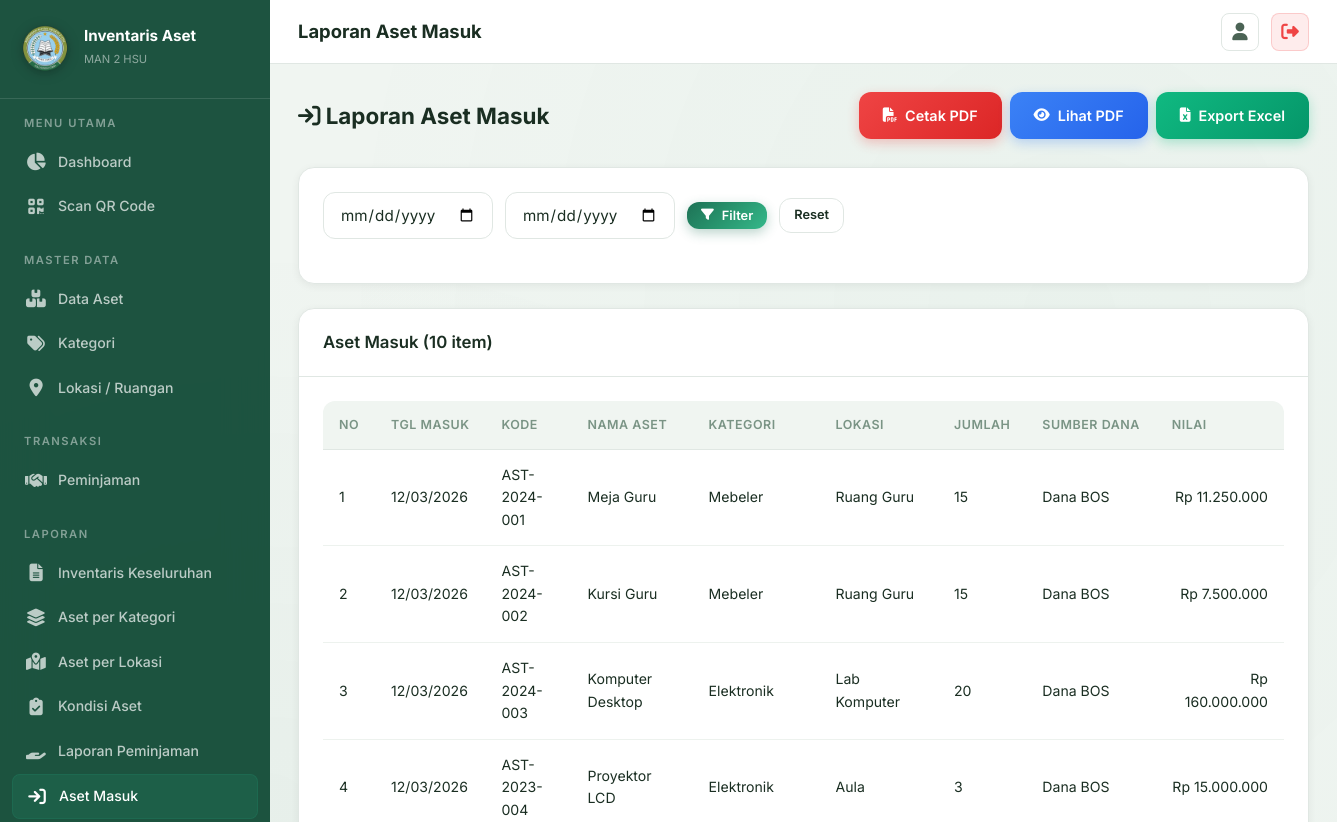
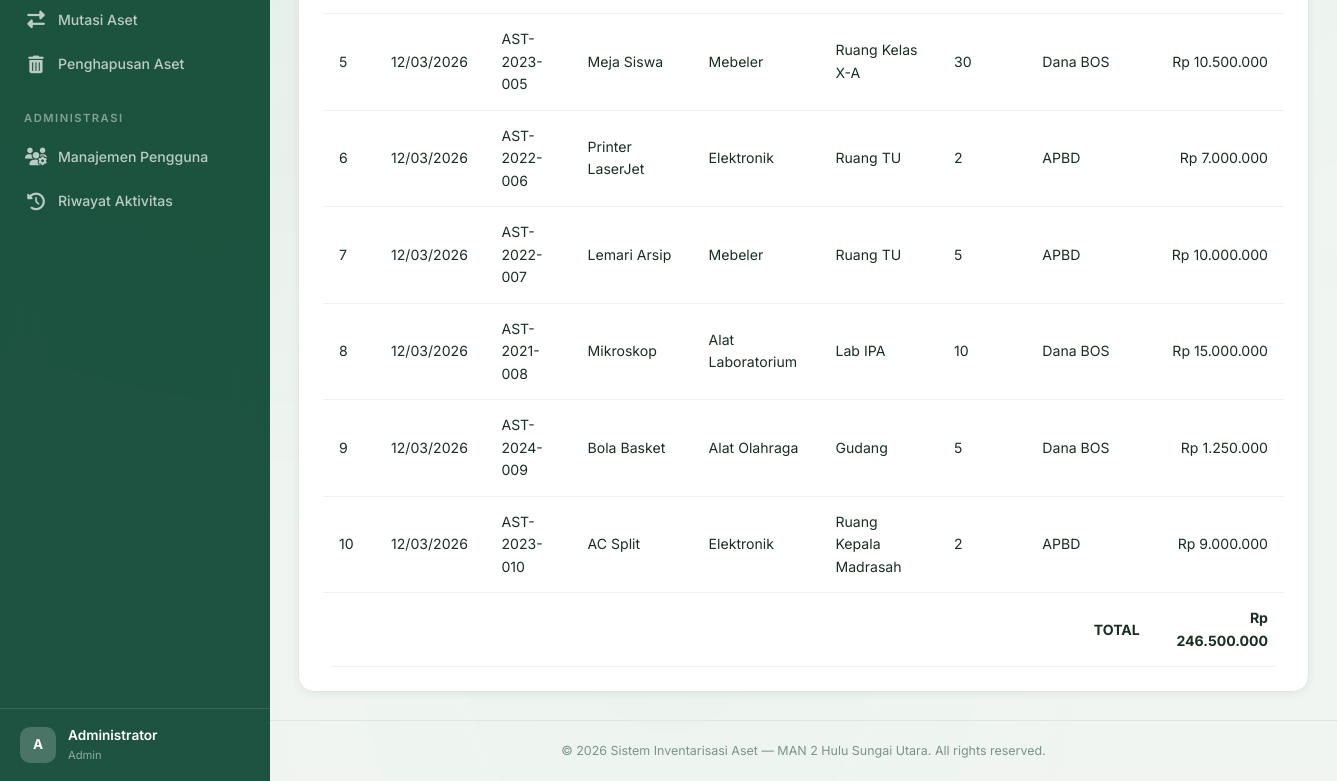
/pages/laporan/aset_masuk.php (signed in), run on an earlier commit of the app's database (2 pictures, top to bottom).
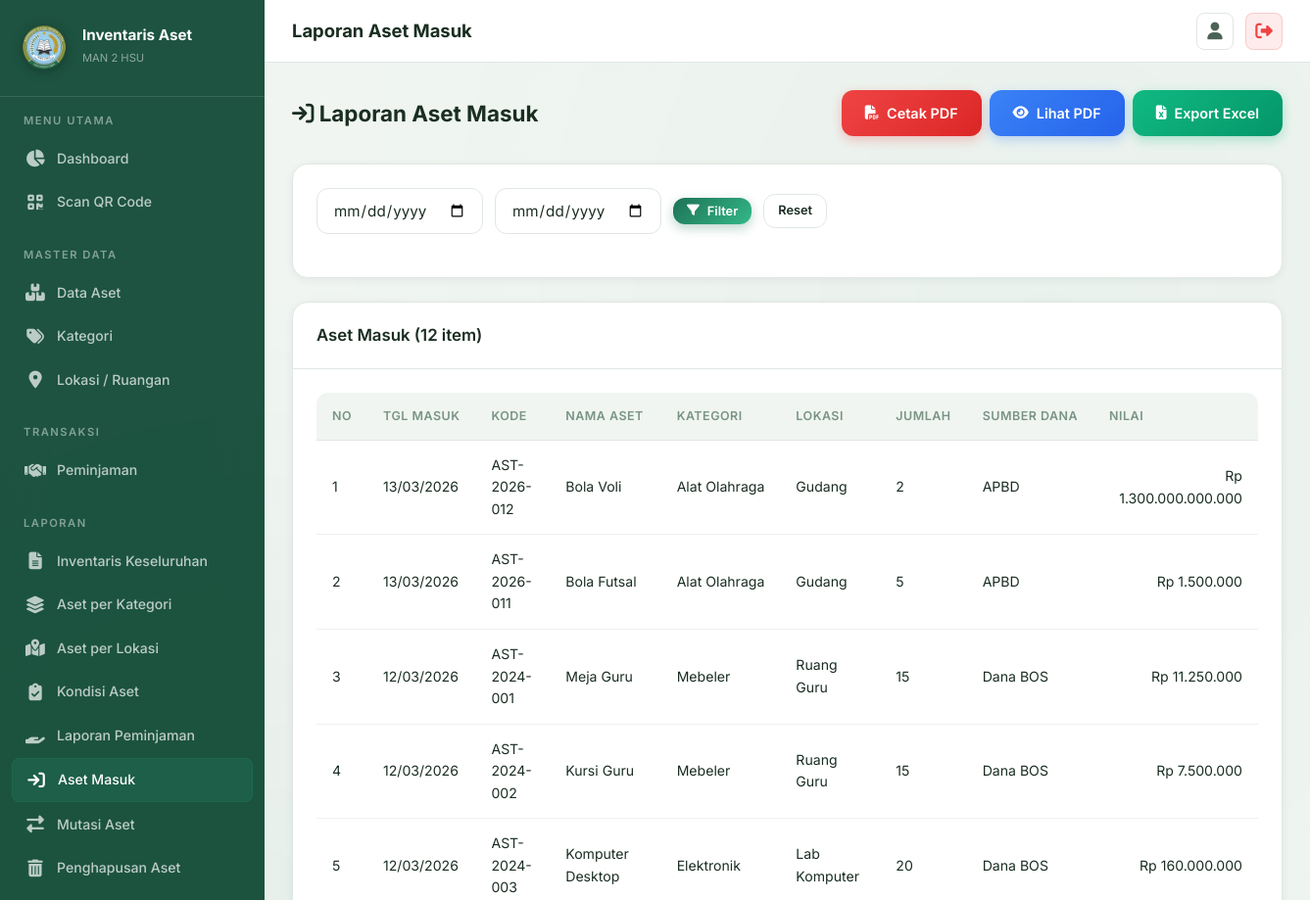
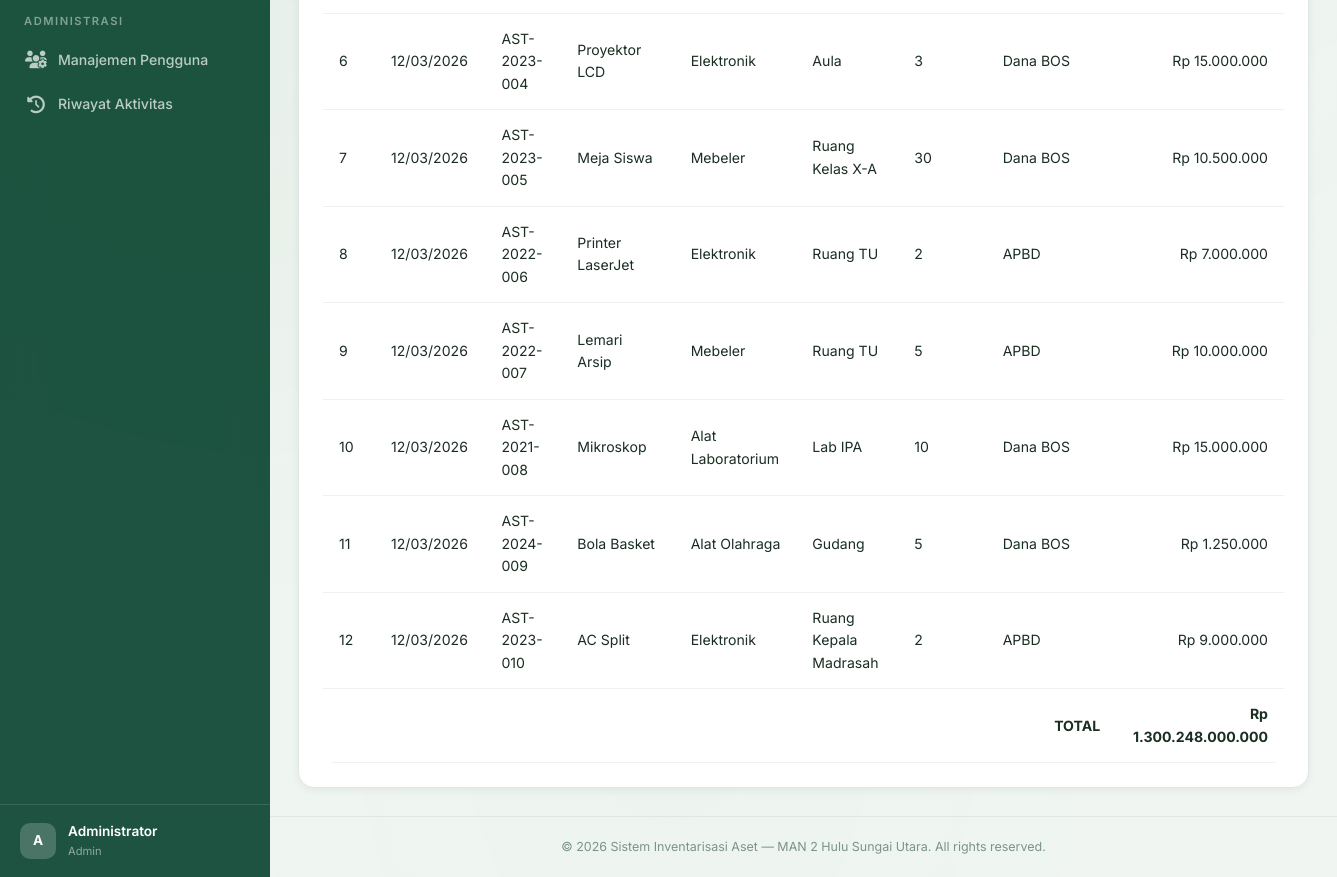
And on a later commit of the database (2 pictures, top to bottom).
### tables this page shows
CREATE TABLE `aset` (
  `id` int NOT NULL,
  `kode_aset` varchar(50) NOT NULL,
  `nama_aset` varchar(150) NOT NULL,
  `id_kategori` int DEFAULT NULL,
  `id_lokasi` int DEFAULT NULL,
  `jumlah` int NOT NULL DEFAULT '1',
  `kondisi` enum('Baik','Rusak Ringan','Rusak Berat') NOT NULL DEFAULT 'Baik',
  `tahun_perolehan` year DEFAULT NULL,
  `nilai_perolehan` decimal(15,2) DEFAULT '0.00',
  `sumber_dana` varchar(100) DEFAULT NULL,
  `gambar` varchar(255) DEFAULT NULL,
  `keterangan` text,
  `qr_code_path` varchar(255) DEFAULT NULL,
  `created_at` timestamp NULL DEFAULT CURRENT_TIMESTAMP,
  `updated_at` timestamp NULL DEFAULT CURRENT_TIMESTAMP ON UPDATE CURRENT_TIMESTAMP,
  `deleted_at` timestamp NULL DEFAULT NULL
);

CREATE TABLE `kategori` (
  `id` int NOT NULL,
  `nama_kategori` varchar(100) NOT NULL,
  `keterangan` text,
  `created_at` timestamp NULL DEFAULT CURRENT_TIMESTAMP
);

CREATE TABLE `lokasi` (
  `id` int NOT NULL,
  `nama_lokasi` varchar(100) NOT NULL,
  `keterangan` text,
  `created_at` timestamp NULL DEFAULT CURRENT_TIMESTAMP
);

### config/database.php (called while the page is built, shortened)
<?php
function formatRupiah($angka) {
    return 'Rp ' . number_format($angka, 0, ',', '.');
}
?>

### pages/laporan/aset_masuk.php (the view, shortened to what this page needs)
<?php
$pdo = getConnection();
$startDate = $_GET['start_date'] ?? '';
$endDate = $_GET['end_date'] ?? '';
$where = "WHERE a.deleted_at IS NULL";
$params = [];
$stmt = $pdo->prepare("SELECT a.*, k.nama_kategori, l.nama_lokasi FROM aset a
    LEFT JOIN kategori k ON a.id_kategori = k.id LEFT JOIN lokasi l ON a.id_lokasi = l.id
    $where ORDER BY a.created_at DESC");
$stmt->execute($params);
$data = $stmt->fetchAll();
require_once __DIR__ . '/../../includes/header.php';
require_once __DIR__ . '/../../includes/sidebar.php';
?>
<div class="page-header">
    <div><h2><i class="fas fa-arrow-right-to-bracket"></i> Laporan Aset Masuk</h2></div>
    <div class="btn-group no-print">
        <a href="export_pdf.php?type=aset_masuk&start_date=<?= urlencode($startDate) ?>&end_date=<?= urlencode($endDate) ?>" class="btn btn-danger"><i class="fas fa-file-pdf"></i> Cetak PDF</a>
        <a href="export_pdf.php?type=aset_masuk&start_date=<?= urlencode($startDate) ?>&end_date=<?= urlencode($endDate) ?>&view=1" target="_blank" class="btn btn-info"><i class="fas fa-eye"></i> Lihat PDF</a>
        <a href="export_excel.php?type=aset_masuk&start_date=<?= urlencode($startDate) ?>&end_date=<?= urlencode($endDate) ?>" class="btn btn-success"><i class="fas fa-file-excel"></i> Export Excel</a>
    </div>
</div>
<div class="card mb-4 no-print"><div class="card-body">
    <form method="GET" class="search-bar">
        <input type="date" class="form-control" name="start_date" value="<?= $startDate ?>" style="max-width:170px;">
        <input type="date" class="form-control" name="end_date" value="<?= $endDate ?>" style="max-width:170px;">
        <button type="submit" class="btn btn-primary btn-sm"><i class="fas fa-filter"></i> Filter</button>
        <a href="aset_masuk.php" class="btn btn-secondary btn-sm">Reset</a>
    </form>
</div></div>
<div class="card animate-fadeInUp"><div class="card-header"><h3>Aset Masuk (<?= count($data) ?> item)</h3></div><div class="card-body"><div class="table-wrapper">
    <table><thead><tr><th>No</th><th>Tgl Masuk</th><th>Kode</th><th>Nama Aset</th><th>Kategori</th><th>Lokasi</th><th>Jumlah</th><th>Sumber Dana</th><th>Nilai</th></tr></thead>
    <tbody>
        <?php $total = 0; foreach ($data as $i => $a): $total += $a['nilai_perolehan'] * $a['jumlah']; ?>
        <tr>
            <td><?= $i+1 ?></td>
            <td><?= date('d/m/Y', strtotime($a['created_at'])) ?></td>
            <td><?= htmlspecialchars($a['kode_aset']) ?></td><td><?= htmlspecialchars($a['nama_aset']) ?></td>
            <td><?= htmlspecialchars($a['nama_kategori'] ?? '-') ?></td><td><?= htmlspecialchars($a['nama_lokasi'] ?? '-') ?></td>
            <td><?= $a['jumlah'] ?></td><td><?= htmlspecialchars($a['sumber_dana'] ?? '-') ?></td>
            <td style="text-align:right;"><?= formatRupiah($a['nilai_perolehan'] * $a['jumlah']) ?></td>
        </tr>
        <?php endforeach; ?>
        <tr style="font-weight:700;"><td colspan="8" class="text-right">TOTAL</td><td style="text-align:right;"><?= formatRupiah($total) ?></td></tr>
    </tbody></table>
</div></div></div>
<?php require_once __DIR__ . '/../../includes/footer.php'; ?>

What changed in the data, as far as the page shows it:
added aset: created_at "13/03/2026", kode_aset "AST-2026-012", nama_aset "Bola Voli", id_kategori.nama_kategori "Alat Olahraga", id_lokasi.nama_lokasi "Gudang", jumlah "2", sumber_dana "APBD", formatRupiah($a['nilai_perolehan'] * $a['jumlah']) "Rp 1.300.000.000.000"
added aset: created_at "13/03/2026", kode_aset "AST-2026-011", nama_aset "Bola Futsal", id_kategori.nama_kategori "Alat Olahraga", id_lokasi.nama_lokasi "Gudang", jumlah "5", sumber_dana "APBD", formatRupiah($a['nilai_perolehan'] * $a['jumlah']) "Rp 1.500.000"
Also different on the page:
count($data): "10" → "12"
formatRupiah($total): "Rp 246.500.000" → "Rp 1.300.248.000.000"
